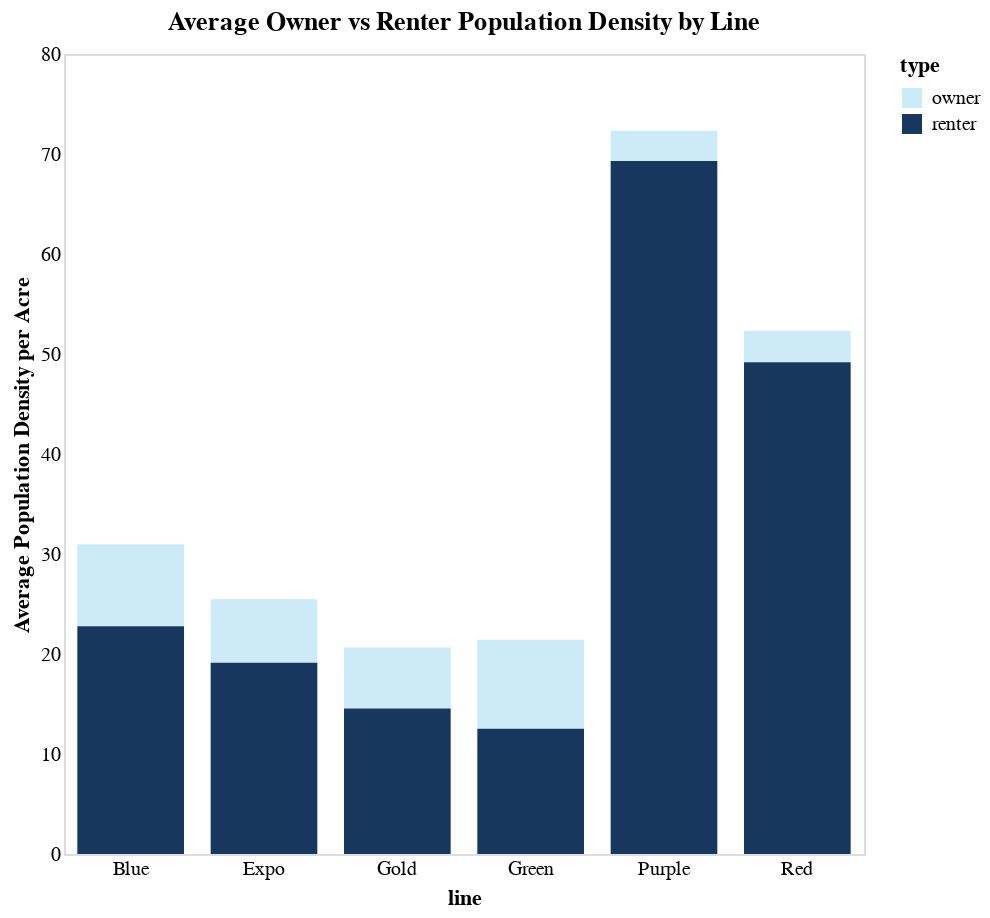

The notebook cell this image was saved under:
### Code cell
# Bar chart of renter vs owner pop 
bar2=alt.Chart(summary3).mark_bar().encode(
    x='line', 
    y='mean(pop):Q',
    color=alt.Color('type:N',
        scale = alt.Scale(domain=['owner', 'renter'],range=['#CDEAF8', '#17375E'])
    )
)

bar2.encoding.x.title= 'line'
bar2.encoding.y.title = 'Average Population Density per Acre'

alt.layer(bar2).configure_view(
    strokeOpacity=0, strokeWidth=0).configure(
    countTitle=' ').configure_scale(
    bandPaddingInner=0.2
    ).configure_axis(
    grid=False, ticks=False, labelAngle=0, domainWidth=0).configure_axisY(
    labelColor='black').properties(
    height=400, width=400, title='Average Owner vs Renter Population Density by Line')

### Figure 1 — Vega-Lite specification as saved in the notebook (floating-point values rounded to 4 significant figures; data arrays with more than 128 entries replaced by an {"elided": "..."} marker saying what was removed)
{"$schema": "https://vega.github.io/schema/vega-lite/v2.6.0.json", "config": {"axis": {"domainWidth": 0, "grid": false, "labelAngle": 0, "ticks": false}, "axisY": {"labelColor": "black"}, "countTitle": " ", "scale": {"bandPaddingInner": 0.2}, "view": {"height": 300, "width": 400}}, "datasets": {"data-8fa8748023c1e84bc715b6ccf3ac939d": {"elided": "2144 records"}}, "height": 400, "layer": [{"data": {"name": "data-8fa8748023c1e84bc715b6ccf3ac939d"}, "encoding": {"color": {"field": "type", "scale": {"domain": ["owner", "renter"], "range": ["#CDEAF8", "#17375E"]}, "type": "nominal"}, "x": {"field": "line", "title": "line", "type": "nominal"}, "y": {"aggregate": "mean", "field": "pop", "title": "Average Population Density per Acre", "type": "quantitative"}}, "mark": "bar"}], "title": "Average Owner vs Renter Population Density by Line", "width": 400}
